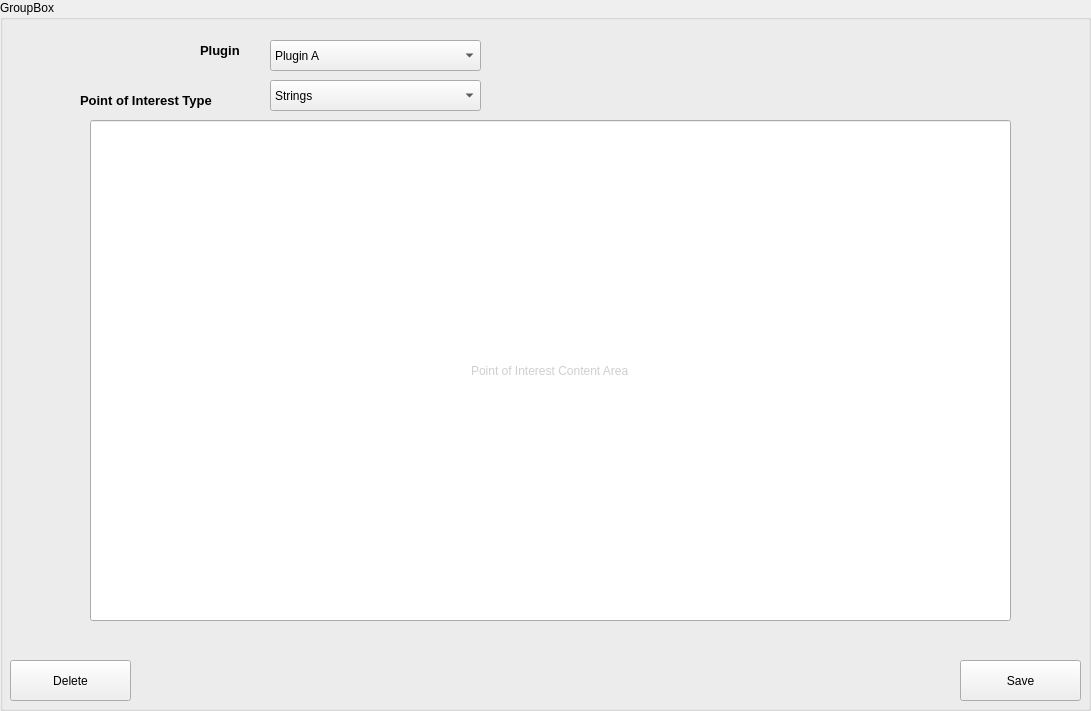
    <widget class="QGroupBox" name="DetailedView">
     <property name="geometry">
      <rect>
       <x>440</x>
       <y>60</y>
       <width>1091</width>
       <height>711</height>
      </rect>
     </property>
     <property name="title">
      <string>GroupBox</string>
     </property>
     <widget class="QLabel" name="label_3">
      <property name="geometry">
       <rect>
        <x>200</x>
        <y>30</y>
        <width>61</width>
        <height>41</height>
       </rect>
      </property>
      <property name="font">
       <font>
        <pointsize>10</pointsize>
        <weight>75</weight>
        <bold>true</bold>
       </font>
      </property>
      <property name="text">
       <string>Plugin</string>
      </property>
      <property name="textInteractionFlags">
       <set>Qt::NoTextInteraction</set>
      </property>
     </widget>
     <widget class="QLabel" name="label_2">
      <property name="geometry">
       <rect>
        <x>80</x>
        <y>80</y>
        <width>191</width>
        <height>41</height>
       </rect>
      </property>
      <property name="font">
       <font>
        <pointsize>10</pointsize>
        <weight>75</weight>
        <bold>true</bold>
       </font>
      </property>
      <property name="text">
       <string>Point of Interest Type</string>
      </property>
      <property name="textInteractionFlags">
       <set>Qt::NoTextInteraction</set>
      </property>
     </widget>
     <widget class="QLineEdit" name="lineEdit_5">
      <property name="geometry">
       <rect>
        <x>90</x>
        <y>120</y>
        <width>921</width>
        <height>501</height>
       </rect>
      </property>
      <property name="palette">
       <palette>
        <active>
         <colorrole role="WindowText">
          <brush brushstyle="SolidPattern">
           <color alpha="255">
            <red>0</red>
            <green>0</green>
            <blue>0</blue>
           </color>
          </brush>
         </colorrole>
         <colorrole role="Button">
          <brush brushstyle="SolidPattern">
           <color alpha="255">
            <red>238</red>
            <green>238</green>
            <blue>236</blue>
           </color>
          </brush>
         </colorrole>
         <colorrole role="Light">
          <brush brushstyle="SolidPattern">
           <color alpha="255">
            <red>255</red>
            <green>255</green>
            <blue>255</blue>
           </color>
          </brush>
         </colorrole>
         <colorrole role="Midlight">
          <brush brushstyle="SolidPattern">
           <color alpha="255">
            <red>246</red>
            <green>246</green>
            <blue>245</blue>
           </color>
          </brush>
         </colorrole>
         <colorrole role="Dark">
          <brush brushstyle="SolidPattern">
           <color alpha="255">
            <red>119</red>
            <green>119</green>
            <blue>118</blue>
           </color>
          </brush>
         </colorrole>
         <colorrole role="Mid">
          <brush brushstyle="SolidPattern">
           <color alpha="255">
            <red>159</red>
            <green>159</green>
            <blue>157</blue>
           </color>
          </brush>
         </colorrole>
         <colorrole role="Text">
          <brush brushstyle="SolidPattern">
           <color alpha="255">
            <red>207</red>
            <green>207</green>
            <blue>207</blue>
           </color>
          </brush>
         </colorrole>
         <colorrole role="BrightText">
          <brush brushstyle="SolidPattern">
           <color alpha="255">
            <red>255</red>
            <green>255</green>
            <blue>255</blue>
           </color>
          </brush>
         </colorrole>
         <colorrole role="ButtonText">
          <brush brushstyle="SolidPattern">
           <color alpha="255">
            <red>0</red>
            <green>0</green>
            <blue>0</blue>
           </color>
          </brush>
         </colorrole>
         <colorrole role="Base">
          <brush brushstyle="SolidPattern">
           <color alpha="255">
            <red>255</red>
            <green>255</green>
            <blue>255</blue>
           </color>
          </brush>
         </colorrole>
         <colorrole role="Window">
          <brush brushstyle="SolidPattern">
           <color alpha="255">
            <red>238</red>
            <green>238</green>
            <blue>236</blue>
           </color>
          </brush>
         </colorrole>
         <colorrole role="Shadow">
          <brush brushstyle="SolidPattern">
           <color alpha="255">
            <red>0</red>
            <green>0</green>
            <blue>0</blue>
           </color>
          </brush>
         </colorrole>
         <colorrole role="AlternateBase">
          <brush brushstyle="SolidPattern">
           <color alpha="255">
            <red>246</red>
            <green>246</green>
            <blue>245</blue>
           </color>
          </brush>
         </colorrole>
         <colorrole role="ToolTipBase">
          <brush brushstyle="SolidPattern">
           <color alpha="255">
            <red>255</red>
            <green>255</green>
            <blue>220</blue>
           </color>
          </brush>
         </colorrole>
         <colorrole role="ToolTipText">
          <brush brushstyle="SolidPattern">
           <color alpha="255">
            <red>0</red>
            <green>0</green>
            <blue>0</blue>
           </color>
          </brush>
         </colorrole>
        </active>
        <inactive>
         <colorrole role="WindowText">
          <brush brushstyle="SolidPattern">
           <color alpha="255">
            <red>0</red>
            <green>0</green>
            <blue>0</blue>
           </color>
          </brush>
         </colorrole>
         <colorrole role="Button">
          <brush brushstyle="SolidPattern">
           <color alpha="255">
            <red>238</red>
            <green>238</green>
            <blue>236</blue>
           </color>
          </brush>
         </colorrole>
         <colorrole role="Light">
          <brush brushstyle="SolidPattern">
           <color alpha="255">
            <red>255</red>
            <green>255</green>
            <blue>255</blue>
           </color>
          </brush>
         </colorrole>
         <colorrole role="Midlight">
          <brush brushstyle="SolidPattern">
           <color alpha="255">
            <red>246</red>
            <green>246</green>
            <blue>245</blue>
           </color>
          </brush>
         </colorrole>
         <colorrole role="Dark">
          <brush brushstyle="SolidPattern">
           <color alpha="255">
            <red>119</red>
            <green>119</green>
            <blue>118</blue>
           </color>
          </brush>
         </colorrole>
         <colorrole role="Mid">
          <brush brushstyle="SolidPattern">
           <color alpha="255">
            <red>159</red>
            <green>159</green>
            <blue>157</blue>
           </color>
          </brush>
         </colorrole>
         <colorrole role="Text">
          <brush brushstyle="SolidPattern">
           <color alpha="255">
            <red>207</red>
            <green>207</green>
            <blue>207</blue>
           </color>
          </brush>
         </colorrole>
         <colorrole role="BrightText">
          <brush brushstyle="SolidPattern">
           <color alpha="255">
            <red>255</red>
            <green>255</green>
            <blue>255</blue>
           </color>
          </brush>
         </colorrole>
         <colorrole role="ButtonText">
          <brush brushstyle="SolidPattern">
           <color alpha="255">
            <red>0</red>
            <green>0</green>
            <blue>0</blue>
           </color>
          </brush>
         </colorrole>
         <colorrole role="Base">
          <brush brushstyle="SolidPattern">
           <color alpha="255">
            <red>255</red>
            <green>255</green>
            <blue>255</blue>
           </color>
          </brush>
         </colorrole>
         <colorrole role="Window">
          <brush brushstyle="SolidPattern">
           <color alpha="255">
            <red>238</red>
            <green>238</green>
            <blue>236</blue>
           </color>
          </brush>
         </colorrole>
         <colorrole role="Shadow">
          <brush brushstyle="SolidPattern">
           <color alpha="255">
            <red>0</red>
            <green>0</green>
            <blue>0</blue>
           </color>
          </brush>
         </colorrole>
         <colorrole role="AlternateBase">
          <brush brushstyle="SolidPattern">
           <color alpha="255">
            <red>246</red>
            <green>246</green>
            <blue>245</blue>
           </color>
          </brush>
         </colorrole>
         <colorrole role="ToolTipBase">
          <brush brushstyle="SolidPattern">
           <color alpha="255">
            <red>255</red>
            <green>255</green>
            <blue>220</blue>
           </color>
          </brush>
         </colorrole>
         <colorrole role="ToolTipText">
          <brush brushstyle="SolidPattern">
           <color alpha="255">
            <red>0</red>
            <green>0</green>
            <blue>0</blue>
           </color>
          </brush>
         </colorrole>
        </inactive>
        <disabled>
         <colorrole role="WindowText">
          <brush brushstyle="SolidPattern">
           <color alpha="255">
            <red>119</red>
            <green>119</green>
            <blue>118</blue>
           </color>
          </brush>
         </colorrole>
         <colorrole role="Button">
          <brush brushstyle="SolidPattern">
           <color alpha="255">
            <red>238</red>
            <green>238</green>
            <blue>236</blue>
           </color>
          </brush>
         </colorrole>
         <colorrole role="Light">
          <brush brushstyle="SolidPattern">
           <color alpha="255">
            <red>255</red>
            <green>255</green>
            <blue>255</blue>
           </color>
          </brush>
         </colorrole>
         <colorrole role="Midlight">
          <brush brushstyle="SolidPattern">
           <color alpha="255">
            <red>246</red>
            <green>246</green>
            <blue>245</blue>
           </color>
          </brush>
         </colorrole>
         <colorrole role="Dark">
          <brush brushstyle="SolidPattern">
           <color alpha="255">
            <red>119</red>
            <green>119</green>
            <blue>118</blue>
           </color>
          </brush>
         </colorrole>
         <colorrole role="Mid">
          <brush brushstyle="SolidPattern">
           <color alpha="255">
            <red>159</red>
            <green>159</green>
            <blue>157</blue>
           </color>
          </brush>
         </colorrole>
         <colorrole role="Text">
          <brush brushstyle="SolidPattern">
           <color alpha="255">
            <red>119</red>
            <green>119</green>
            <blue>118</blue>
           </color>
          </brush>
         </colorrole>
         <colorrole role="BrightText">
          <brush brushstyle="SolidPattern">
           <color alpha="255">
            <red>255</red>
            <green>255</green>
            <blue>255</blue>
           </color>
          </brush>
         </colorrole>
         <colorrole role="ButtonText">
          <brush brushstyle="SolidPattern">
           <color alpha="255">
            <red>119</red>
            <green>119</green>
            <blue>118</blue>
           </color>
          </brush>
         </colorrole>
         <colorrole role="Base">
          <brush brushstyle="SolidPattern">
           <color alpha="255">
            <red>238</red>
            <green>238</green>
            <blue>236</blue>
           </color>
          </brush>
         </colorrole>
         <colorrole role="Window">
          <brush brushstyle="SolidPattern">
           <color alpha="255">
            <red>238</red>
            <green>238</green>
            <blue>236</blue>
           </color>
          </brush>
         </colorrole>
         <colorrole role="Shadow">
          <brush brushstyle="SolidPattern">
           <color alpha="255">
            <red>0</red>
            <green>0</green>
            <blue>0</blue>
           </color>
          </brush>
         </colorrole>
         <colorrole role="AlternateBase">
          <brush brushstyle="SolidPattern">
           <color alpha="255">
            <red>238</red>
            <green>238</green>
            <blue>236</blue>
           </color>
          </brush>
         </colorrole>
         <colorrole role="ToolTipBase">
          <brush brushstyle="SolidPattern">
           <color alpha="255">
            <red>255</red>
            <green>255</green>
            <blue>220</blue>
           </color>
          </brush>
         </colorrole>
         <colorrole role="ToolTipText">
          <brush brushstyle="SolidPattern">
           <color alpha="255">
            <red>0</red>
            <green>0</green>
            <blue>0</blue>
           </color>
          </brush>
         </colorrole>
        </disabled>
       </palette>
      </property>
      <property name="text">
       <string>Point of Interest Content Area</string>
      </property>
      <property name="alignment">
       <set>Qt::AlignCenter</set>
      </property>
     </widget>
     <widget class="QComboBox" name="comboBox">
      <property name="geometry">
       <rect>
        <x>270</x>
        <y>40</y>
        <width>211</width>
        <height>31</height>
       </rect>
      </property>
      <property name="palette">
       <palette>
        <active>
         <colorrole role="Text">
          <brush brushstyle="SolidPattern">
           <color alpha="255">
            <red>0</red>
            <green>0</green>
            <blue>0</blue>
           </color>
          </brush>
         </colorrole>
         <colorrole role="Base">
          <brush brushstyle="SolidPattern">
           <color alpha="142">
            <red>200</red>
            <green>200</green>
            <blue>200</blue>
           </color>
          </brush>
         </colorrole>
        </active>
        <inactive>
         <colorrole role="Text">
          <brush brushstyle="SolidPattern">
           <color alpha="255">
            <red>0</red>
            <green>0</green>
            <blue>0</blue>
           </color>
          </brush>
         </colorrole>
         <colorrole role="Base">
          <brush brushstyle="SolidPattern">
           <color alpha="142">
            <red>200</red>
            <green>200</green>
            <blue>200</blue>
           </color>
          </brush>
         </colorrole>
        </inactive>
        <disabled>
         <colorrole role="Text">
          <brush brushstyle="SolidPattern">
           <color alpha="255">
            <red>120</red>
            <green>120</green>
            <blue>120</blue>
           </color>
          </brush>
         </colorrole>
         <colorrole role="Base">
          <brush brushstyle="SolidPattern">
           <color alpha="255">
            <red>255</red>
            <green>255</green>
            <blue>255</blue>
           </color>
          </brush>
         </colorrole>
        </disabled>
       </palette>
      </property>
      <property name="font">
       <font>
        <pointsize>9</pointsize>
        <weight>50</weight>
        <bold>false</bold>
       </font>
      </property>
      <item>
       <property name="text">
        <string>Plugin A</string>
       </property>
      </item>
      <item>
       <property name="text">
        <string>Plugin B</string>
       </property>
      </item>
      <item>
       <property name="text">
        <string>Plugin C</string>
       </property>
      </item>
     </widget>
     <widget class="QPushButton" name="pushButton_3">
      <property name="geometry">
       <rect>
        <x>10</x>
        <y>660</y>
        <width>121</width>
        <height>41</height>
       </rect>
      </property>
      <property name="text">
       <string>Delete</string>
      </property>
     </widget>
     <widget class="QPushButton" name="pushButton_5">
      <property name="geometry">
       <rect>
        <x>960</x>
        <y>660</y>
        <width>121</width>
        <height>41</height>
       </rect>
      </property>
      <property name="text">
       <string>Save</string>
      </property>
     </widget>
     <widget class="QComboBox" name="comboBox_3">
      <property name="geometry">
       <rect>
        <x>270</x>
        <y>80</y>
        <width>211</width>
        <height>31</height>
       </rect>
      </property>
      <property name="palette">
       <palette>
        <active>
         <colorrole role="Text">
          <brush brushstyle="SolidPattern">
           <color alpha="255">
            <red>0</red>
            <green>0</green>
            <blue>0</blue>
           </color>
          </brush>
         </colorrole>
         <colorrole role="Base">
          <brush brushstyle="SolidPattern">
           <color alpha="142">
            <red>200</red>
            <green>200</green>
            <blue>200</blue>
           </color>
          </brush>
         </colorrole>
        </active>
        <inactive>
         <colorrole role="Text">
          <brush brushstyle="SolidPattern">
           <color alpha="255">
            <red>0</red>
            <green>0</green>
            <blue>0</blue>
           </color>
          </brush>
         </colorrole>
         <colorrole role="Base">
          <brush brushstyle="SolidPattern">
           <color alpha="142">
            <red>200</red>
            <green>200</green>
            <blue>200</blue>
           </color>
          </brush>
         </colorrole>
        </inactive>
        <disabled>
         <colorrole role="Text">
          <brush brushstyle="SolidPattern">
           <color alpha="255">
            <red>120</red>
            <green>120</green>
            <blue>120</blue>
           </color>
          </brush>
         </colorrole>
         <colorrole role="Base">
          <brush brushstyle="SolidPattern">
           <color alpha="255">
            <red>255</red>
            <green>255</green>
            <blue>255</blue>
           </color>
          </brush>
         </colorrole>
        </disabled>
       </palette>
      </property>
      <property name="font">
       <font>
        <pointsize>9</pointsize>
        <weight>50</weight>
        <bold>false</bold>
       </font>
      </property>
      <item>
       <property name="text">
        <string>Strings</string>
       </property>
      </item>
      <item>
       <property name="text">
        <string>Function Call</string>
       </property>
      </item>
      <item>
       <property name="text">
        <string>Data Strucure</string>
       </property>
      </item>
     </widget>
    </widget>
